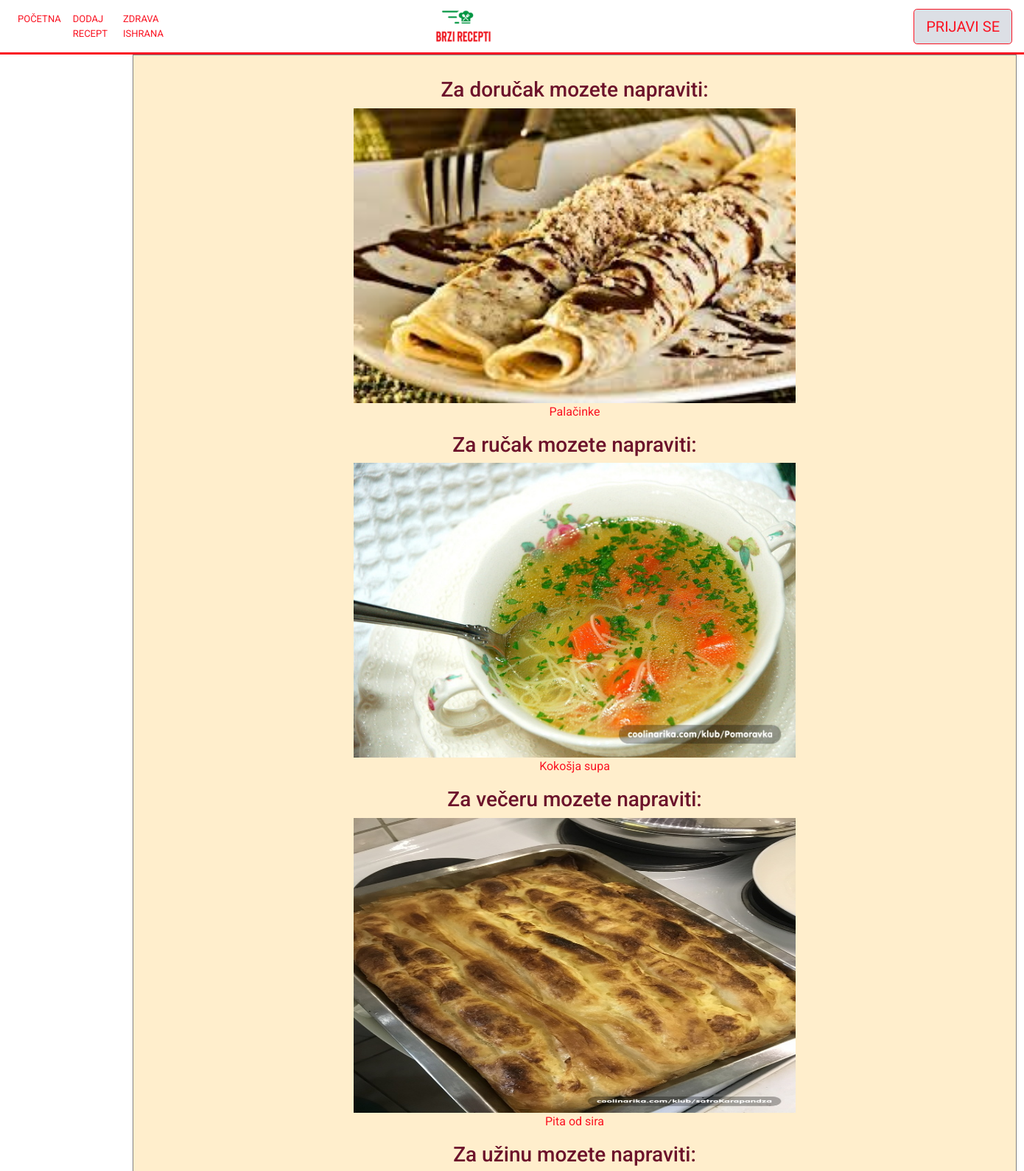
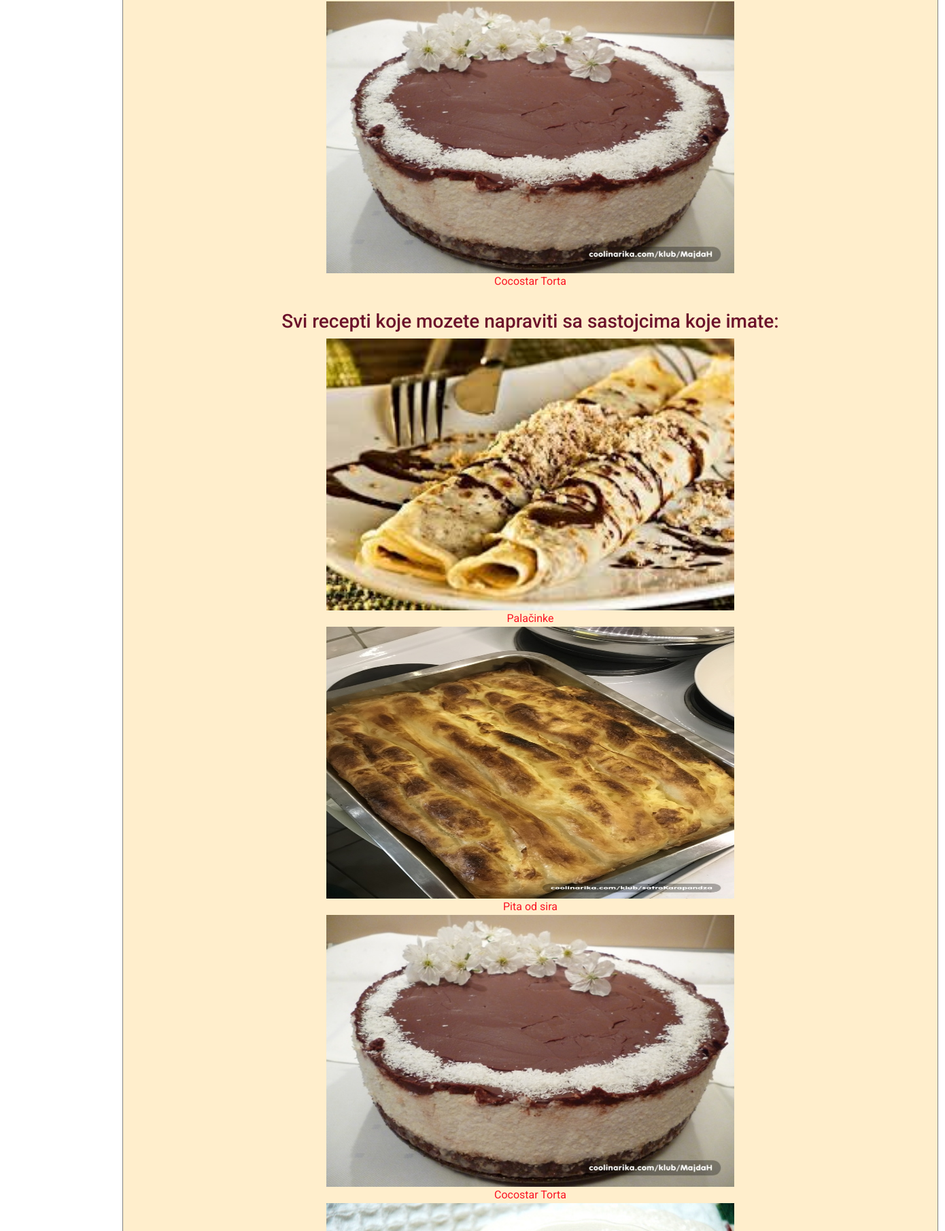
The page /recepti/ (upper part) on the database its author committed (2 pictures, top to bottom).
### recepti/models.py (models this page shows, shortened)
class Jela(models.Model):
    ime = models.CharField(max_length=100)
    slika = models.FileField()
    kategorija = models.ForeignKey(Kategorije, on_delete=models.CASCADE, null=True)  # Doručak, Ručak, Večera, Užina
    sastojci = models.ManyToManyField(Sastojci)
    sastojci_opis = models.TextField(null=True)
    nacin_pripreme = models.TextField()
    je_vegeterijansko = models.BooleanField(default=False)
    class Meta:
        verbose_name_plural = "Jela"

### recepti/views.py (the view)
# urls.py: path('recepti/', views.ReceptiView.as_view(), name='recepti'),
class ReceptiView(generic.ListView):
    template_name = 'recepti/recepti.html'
    context_object_name = 'recepti'
    def get_queryset(self):
        return Jela.objects.filter(sastojci__ime__icontains="Jaja")
    def get_random(self, category: str) -> Jela:
        queryset = self.get_queryset()
        return queryset.filter(kategorija__ime=category).order_by('?').first()
    def get_context_data(self, **kwargs):
        context = super().get_context_data(**kwargs)
        context.update({
            'random_dorucak': self.get_random('Doručak'),
            'random_rucak': self.get_random('Ručak'),
            'random_vecera': self.get_random('Večera'),
            'random_uzina': self.get_random('Užina'),
        })
        return context

### recepti/templates/recepti/recepti.html (shortened to what this page needs)
{% extends 'recepti/base.html' %}
{% load staticfiles %}
{% block body %}
    <div class="kontejner">
        <link rel="stylesheet" type="text/css" href="{% static 'recepti/recepti.css' %}" >
        {% if random_dorucak %}
        <h3 align = 'center' class="dorucak"> Za doručak mozete napraviti: </h3>
        <ul align = 'center' class = 'list-unstyled'>
            <a href = "{% url 'detalji' random_dorucak.id %}"><img src="{{random_dorucak.slika.url}}" width="600" height="400"></a><br/>
            <a href="{% url 'detalji' random_dorucak.id  %}">{{ random_dorucak.ime }}</a><br>
        </ul>
        {% endif %}
        {% if random_rucak %}
        <h3 align = 'center'> Za ručak mozete napraviti: </h3>
        <ul align = 'center' class = 'list-unstyled'>
            <a href = "{% url 'detalji' random_rucak.id %}"><img src="{{random_rucak.slika.url}}" width="600" height="400"></a><br/>
            <a href="{% url 'detalji' random_rucak.id  %}">{{ random_rucak.ime }}</a><br>
        </ul>
        {% endif %}
        {% if random_vecera %}
        <h3 align = 'center'> Za večeru mozete napraviti: </h3>
        <ul align = 'center' class = 'list-unstyled'>
            <a href = "{% url 'detalji' random_vecera.id %}"><img src="{{random_vecera.slika.url}}" width="600" height="400"></a><br/>
            <a href="{% url 'detalji' random_vecera.id  %}">{{ random_vecera.ime }}</a><br>
        </ul>
        {% endif %}
        {% if random_uzina %}
        <h3 align = 'center'> Za užinu mozete napraviti: </h3>
        <ul align = 'center' class = 'list-unstyled'>
            <a href = "{% url 'detalji' random_uzina.id %}"><img src="{{random_uzina.slika.url}}" width="600" height="400"></a><br/>
            <a href="{% url 'detalji' random_uzina.id  %}">{{ random_uzina.ime }}</a><br>
        </ul>
        {% endif %}
        <h3 align = 'center' class="svirecepti"> Svi recepti koje mozete napraviti sa sastojcima koje imate: </h3>
        <ul align = 'center' class = 'list-unstyled'>
            {% for jelo in recepti %}
                <a href = "{% url 'detalji' jelo.id %}"><img src="{{jelo.slika.url}}" width="600" height="400"></a><br/>
                <a href="{% url 'detalji' jelo.id %}"> {{ jelo.ime }} </a><br>
            {% endfor %}
        </ul>
    </div>
{% endblock %}

### recepti/static/recepti/style.css (style rules this page uses)
body { font-family: 'Roboto', sans-serif; }

### recepti/static/recepti/recepti.css (style rules this page uses)
h3 { color: #6c132b; }
.dorucak { color: #6c132b; margin-top: 30px; }
.svirecepti { color: #6c132b; margin-top: 30px; }
a { color: #FA1423; }
.kontejner { width: 100%; border: 1px solid gray; background-color: #ffeecc; max-width: 1140px; margin-left:180px; min-width:1200px; }

### rows shown on the page
Jela: slika (picture), ime "Palačinke"
Jela: slika (picture), ime "Kokošja supa"
Jela: slika (picture), ime "Pita od sira"
Jela: slika (picture), ime "Cocostar Torta"
